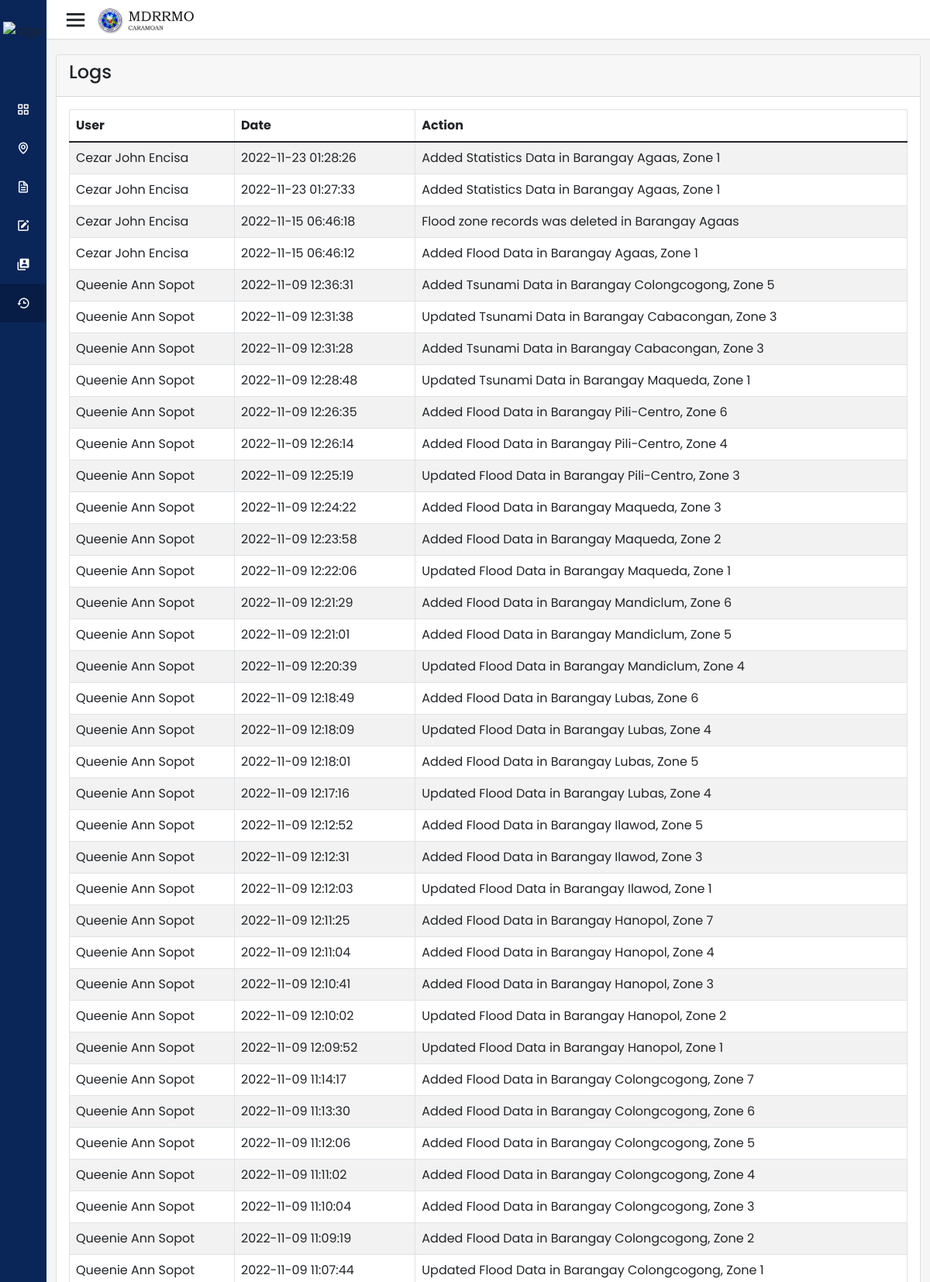
The app's page /admin/disaster-records/logs.php (upper part) with its own data.
### tables this page shows
CREATE TABLE `logstbl` (
  `id` int(10) NOT NULL,
  `user` varchar(50) NOT NULL,
  `logdate` datetime NOT NULL,
  `action` varchar(101) NOT NULL
);

### admin/disaster-records/logs.php (the view, shortened to what this page needs)
<?php
include ('../../includes/header.php');
include ('../../includes/sidebar.php');
include ('../../includes/topbar.php'); ?>
<?php
require '../dbconfig.php';
?>
<!doctype html>
<html lang="en">
  <head>
    <link type="text/css" href="bootstrap.css" rel="stylesheet">
</head>
<body>
    <div class="container-lg mt-10">
        <div class="row">
            <div class="col-md-20"   style="margin-top:70px">
                <div class="card">
                    <div class="card-header">
                        <h4>Logs </h4>
                    </div>
                    <div class="card-body">
                        <table class="table table-bordered table-striped">
                            <thead>
                                <tr>
                                    <th>User</th>
                                    <th>Date</th>
                                    <th>Action</th>
                                </tr>
                            </thead>
                            <tbody>
                            <?php
                                $squery = mysqli_query($con, "select * from logstbl order by logdate desc");
                                while($row = mysqli_fetch_array($squery))
                                {
                                    echo '
                                    <tr>
                                        <td>'.$row['user'].'</td>
                                        <td>'.$row['logdate'].'</td>
                                        <td>'.$row['action'].'</td>
                                    </tr>
                                    ';
                                }
                            ?>
                            </tbody>
                        </table>
                    </div>
                </div>
            </div>
        </div>
    </div>
</body>
</html>
<?php include ('../../includes/ft-script.php');?>

### css/style.css (style rules this page uses)
* { margin: 0; padding: 0; box-sizing: border-box; font-family: 'Poppins', sans-serif; }

### records on screen
logstbl: user "Cezar John Encisa", logdate "2022-11-23 01:28:26", action "Added Statistics Data in Barangay Agaas, Zone 1"
logstbl: user "Cezar John Encisa", logdate "2022-11-23 01:27:33", action "Added Statistics Data in Barangay Agaas, Zone 1"
logstbl: user "Cezar John Encisa", logdate "2022-11-15 06:46:18", action "Flood zone records was deleted in Barangay Agaas"
logstbl: user "Cezar John Encisa", logdate "2022-11-15 06:46:12", action "Added Flood Data in Barangay Agaas, Zone 1"
logstbl: user "Queenie Ann Sopot", logdate "2022-11-09 12:36:31", action "Added Tsunami Data in Barangay Colongcogong, Zone 5"
logstbl: user "Queenie Ann Sopot", logdate "2022-11-09 12:31:38", action "Updated Tsunami Data in Barangay Cabacongan, Zone 3"
logstbl: user "Queenie Ann Sopot", logdate "2022-11-09 12:31:28", action "Added Tsunami Data in Barangay Cabacongan, Zone 3"
logstbl: user "Queenie Ann Sopot", logdate "2022-11-09 12:28:48", action "Updated Tsunami Data in Barangay Maqueda, Zone 1"
logstbl: user "Queenie Ann Sopot", logdate "2022-11-09 12:26:35", action "Added Flood Data in Barangay Pili-Centro, Zone 6"
logstbl: user "Queenie Ann Sopot", logdate "2022-11-09 12:26:14", action "Added Flood Data in Barangay Pili-Centro, Zone 4"
logstbl: user "Queenie Ann Sopot", logdate "2022-11-09 12:25:19", action "Updated Flood Data in Barangay Pili-Centro, Zone 3"
logstbl: user "Queenie Ann Sopot", logdate "2022-11-09 12:24:22", action "Added Flood Data in Barangay Maqueda, Zone 3"
logstbl: user "Queenie Ann Sopot", logdate "2022-11-09 12:23:58", action "Added Flood Data in Barangay Maqueda, Zone 2"
logstbl: user "Queenie Ann Sopot", logdate "2022-11-09 12:22:06", action "Updated Flood Data in Barangay Maqueda, Zone 1"
logstbl: user "Queenie Ann Sopot", logdate "2022-11-09 12:21:29", action "Added Flood Data in Barangay Mandiclum, Zone 6"
logstbl: user "Queenie Ann Sopot", logdate "2022-11-09 12:21:01", action "Added Flood Data in Barangay Mandiclum, Zone 5"
logstbl: user "Queenie Ann Sopot", logdate "2022-11-09 12:20:39", action "Updated Flood Data in Barangay Mandiclum, Zone 4"
logstbl: user "Queenie Ann Sopot", logdate "2022-11-09 12:18:49", action "Added Flood Data in Barangay Lubas, Zone 6"
logstbl: user "Queenie Ann Sopot", logdate "2022-11-09 12:18:09", action "Updated Flood Data in Barangay Lubas, Zone 4"
logstbl: user "Queenie Ann Sopot", logdate "2022-11-09 12:18:01", action "Added Flood Data in Barangay Lubas, Zone 5"
logstbl: user "Queenie Ann Sopot", logdate "2022-11-09 12:17:16", action "Updated Flood Data in Barangay Lubas, Zone 4"
logstbl: user "Queenie Ann Sopot", logdate "2022-11-09 12:12:52", action "Added Flood Data in Barangay Ilawod, Zone 5"
logstbl: user "Queenie Ann Sopot", logdate "2022-11-09 12:12:31", action "Added Flood Data in Barangay Ilawod, Zone 3"
logstbl: user "Queenie Ann Sopot", logdate "2022-11-09 12:12:03", action "Updated Flood Data in Barangay Ilawod, Zone 1"
logstbl: user "Queenie Ann Sopot", logdate "2022-11-09 12:11:25", action "Added Flood Data in Barangay Hanopol, Zone 7"
logstbl: user "Queenie Ann Sopot", logdate "2022-11-09 12:11:04", action "Added Flood Data in Barangay Hanopol, Zone 4"
logstbl: user "Queenie Ann Sopot", logdate "2022-11-09 12:10:41", action "Added Flood Data in Barangay Hanopol, Zone 3"
logstbl: user "Queenie Ann Sopot", logdate "2022-11-09 12:10:02", action "Updated Flood Data in Barangay Hanopol, Zone 2"
logstbl: user "Queenie Ann Sopot", logdate "2022-11-09 12:09:52", action "Updated Flood Data in Barangay Hanopol, Zone 1"
logstbl: user "Queenie Ann Sopot", logdate "2022-11-09 11:14:17", action "Added Flood Data in Barangay Colongcogong, Zone 7"
logstbl: user "Queenie Ann Sopot", logdate "2022-11-09 11:13:30", action "Added Flood Data in Barangay Colongcogong, Zone 6"
logstbl: user "Queenie Ann Sopot", logdate "2022-11-09 11:12:06", action "Added Flood Data in Barangay Colongcogong, Zone 5"
logstbl: user "Queenie Ann Sopot", logdate "2022-11-09 11:11:02", action "Added Flood Data in Barangay Colongcogong, Zone 4"
logstbl: user "Queenie Ann Sopot", logdate "2022-11-09 11:10:04", action "Added Flood Data in Barangay Colongcogong, Zone 3"
logstbl: user "Queenie Ann Sopot", logdate "2022-11-09 11:09:19", action "Added Flood Data in Barangay Colongcogong, Zone 2"
logstbl: user "Queenie Ann Sopot", logdate "2022-11-09 11:07:44", action "Updated Flood Data in Barangay Colongcogong, Zone 1"
